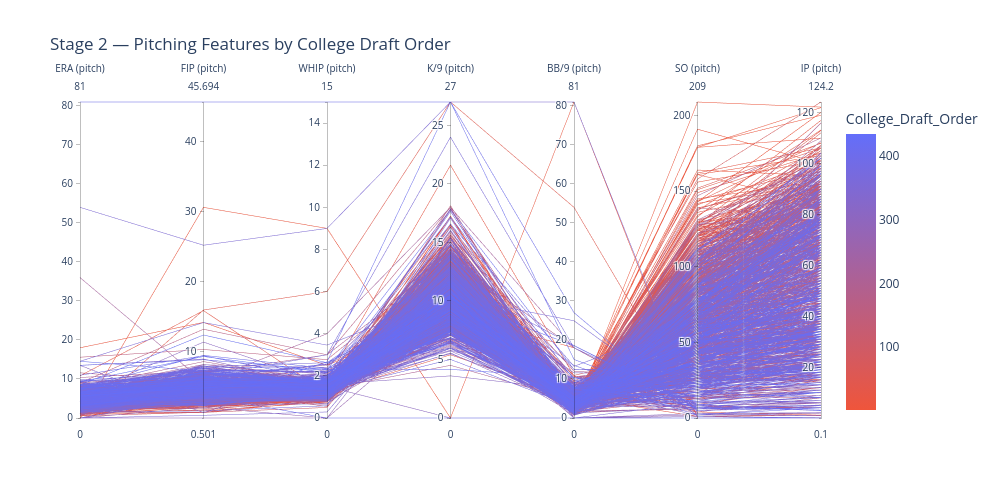

Notebook code cell kept with this figure:
### Code cell
# Parallel coordinates: pitching features by college draft order
pcp_features = ['era_pitch', 'fip_pitch', 'whip_pitch', 'k/9_pitch', 'bb/9_pitch', 'so_pitch', 'ip_pitch']

plot_pcp(draftedClean_df, pcp_features, 'College_Draft_Order', stage=2, name='pcp', sample=None,
         title='Stage 2 — Pitching Features by College Draft Order')

### Figure 1 — Plotly figure (JSON) as saved in the notebook; plotly's stock layout.template omitted (floating-point values rounded to 4 significant figures; data arrays with more than 128 entries replaced by an {"elided": "..."} marker saying what was removed)
{"data": [{"dimensions": [{"label": "ERA (pitch)", "values": {"elided": "1270 float values"}}, {"label": "FIP (pitch)", "values": {"elided": "1270 float values"}}, {"label": "WHIP (pitch)", "values": {"elided": "1270 float values"}}, {"label": "K/9 (pitch)", "values": {"elided": "1270 float values"}}, {"label": "BB/9 (pitch)", "values": {"elided": "1270 float values"}}, {"label": "SO (pitch)", "values": {"elided": "1270 float values"}}, {"label": "IP (pitch)", "values": {"elided": "1270 float values"}}], "domain": {"x": [0.0, 1.0], "y": [0.0, 1.0]}, "line": {"color": {"elided": "1270 int values"}, "coloraxis": "coloraxis"}, "name": "", "type": "parcoords"}], "layout": {"coloraxis": {"colorbar": {"title": {"text": "College_Draft_Order"}}, "colorscale": [[0.0, "#EF553B"], [1.0, "#636EFA"]]}, "height": 500, "legend": {"tracegroupgap": 0}, "title": {"text": "Stage 2 — Pitching Features by College Draft Order"}, "width": 1000}}
